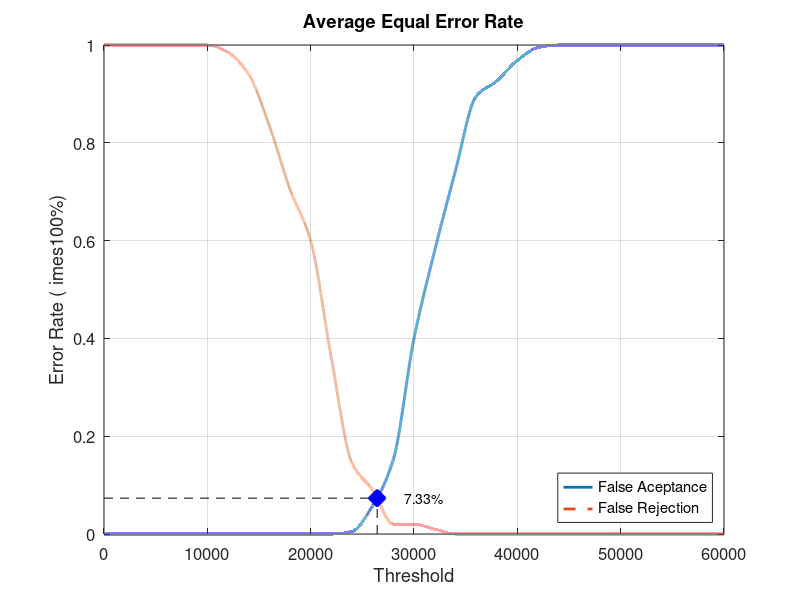
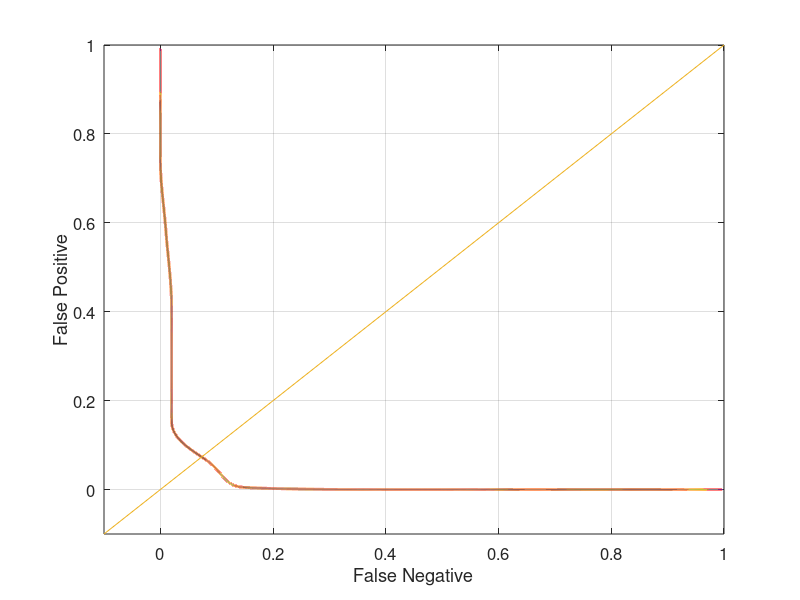

Reproduce these figures in MATLAB, in order.
close all;
clear;
clc;
x = 0:2000:60000;
xq = 0:0.5:60000;

y0 = [0 0 0 0 0 0 0 0 0 0 0 0 0.00526316 0.0578947 0.152632 0.4 0.578947 0.742105 0.894737 0.926316 0.968421 0.994737 1 1 1 1 1 1 1 1 1]
yy0 = interp1(x, y0, xq, 'pchip');
y1 = [1 1 1 1 1 1 0.985 0.94 0.835 0.705 0.6 0.36 0.145 0.09 0.02 0.02 0.01 0 0 0 0 0 0 0 0 0 0 0 0 0 0]
yy1 = interp1(x, y1, xq, 'pchip');

% Calculating EER: 
y2 = abs(y0 - y1);
find(y2 == min(y2))
yy2 = abs(yy0 - yy1);
xEER = find(yy2 == min(yy2));
xEERIndex = xq(xEER) % X-axis EER
yEER = yy0(xEER) % Y-axis EER

main = figure
plot(xq, yy0,'-','LineWidth', 2);	hold on
plot(xq, yy1,'--','LineWidth', 2);	hold on
plot([xEERIndex xEERIndex], [0 yEER], 'k--');	hold on
plot([0 xEERIndex], [yEER yEER], 'k--');	hold on
plot(xEERIndex, yEER, 'bx', 'LineWidth', 10);	hold on
text(xEERIndex + 10 * xEERIndex / 100, yEER, [num2str(round((10000 * yEER)) / 100) '%'])
legend('False Aceptance', 'False Rejection', 'Location', 'SouthEast')
xlabel('Threshold')
ylabel('Error Rate (	imes100%)')
title('Average Equal Error Rate')
set(gca, 'FontSize', 12)
axis([0 60000 0 1])
grid on

print(main, 'Database3_4Main', '-dpng');
FNRxFPR = figure('Color', [1 1 1]);
plot(yy1, yy0, '-', yy1, yy0, 'LineWidth', 2);
hold on
y = -0.1:0.1:1
plot(y, y); 
set(gca, 'FontSize', 12)
xlabel('False Negative')
ylabel('False Positive')
axis([-0.1 1 -0.1 1])
set(gca, 'FontSize', 12)
grid on

print(FNRxFPR, 'Database3_4FNRxFPR','-dpng');
